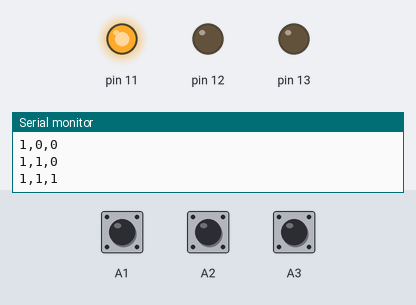
The sketch below on a simulated Arduino Uno, built with avr-gcc and run on an emulated ATmega328P. Shown: output pins drawn as LEDs (lit = HIGH), the last lines printed to the serial monitor. Inputs (shaded band) come from the test bench; at power-on: A1 HIGH, A2 HIGH, A3 HIGH.

Above: at 1.2 s.
1.3 s: A1 pulled LOW for 0.15 s
At 2.0 s:
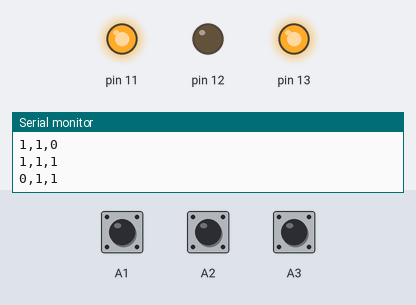
2.9 s: A2 pulled LOW for 0.15 s
At 3.2 s:
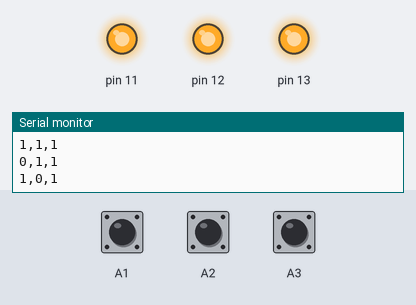
4.5 s: A3 pulled LOW for 0.15 s
At 5.6 s:
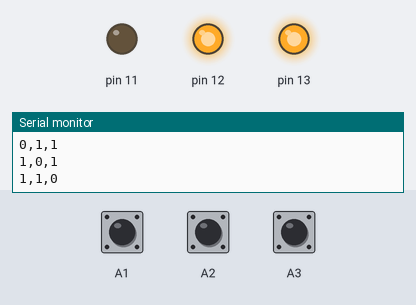
6.1 s: A1 pulled LOW for 1 s
At 6.9 s:
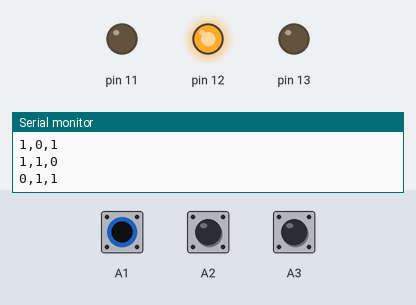
8.6 s: A2 pulled LOW for 1 s
At 10.0 s:
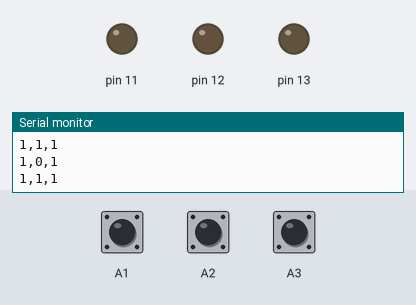
11.1 s: A1 pulled LOW for 0.15 s
At 11.9 s:
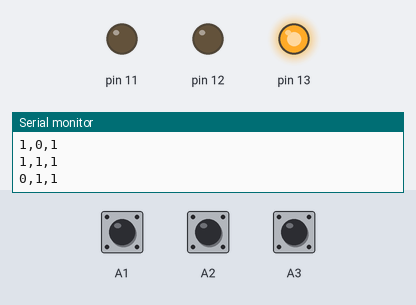
Timing chart, 0 to 13.7 s (numbered marks = the images above; inputs shaded):
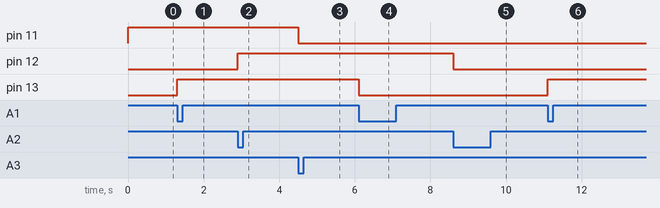

Measured:
- after the input at 1.3 s, pin 13: LOW → HIGH at once
- after the input at 2.9 s, pin 12: LOW → HIGH at once
- after the input at 4.5 s, pin 11: HIGH → LOW at once
- after the input at 6.1 s, pin 13: HIGH → LOW at once
- after the input at 8.6 s, pin 12: HIGH → LOW at once
- after the input at 11.1 s, pin 13: LOW → HIGH at once

The sketch:

328P_PCInt.ino
```cpp
/*
  To be used with 7-Segment Development Shield
*/

#define PC1 A1 //PCINT9
#define PC2 A2 //PCINT10
#define PC3 A3 //PCINT11

volatile uint32_t last = 0;
bool states[3] = {false};
volatile uint8_t pinC = 0;

void setup() {
  Serial.begin(115200);

  //Enable Group 1 PCINT, 14...8
  PCICR = (1 << PCIE1);

  //Enable PCINT on pins
  PCMSK1 = (1 << PCINT9) | (1 << PCINT10) | (1 << PCINT11);

  pinMode(A1, INPUT_PULLUP);
  pinMode(A2, INPUT_PULLUP);
  pinMode(A3, INPUT_PULLUP);

  pinMode(13, OUTPUT);
  pinMode(12, OUTPUT);
  pinMode(11, OUTPUT);
}

void loop() {
  digitalWrite(13, states[0]);
  digitalWrite(12, states[1]);
  digitalWrite(11, states[2]);
}

ISR(PCINT1_vect) {
  if ((millis() - 200) < last) return;
  last = millis();

  pinC = PINC & 0b00001110;
  switch (pinC) {
    case 0b00001100:
      states[0] = !states[0];
      break;

    case 0b00001010:
      states[1] = !states[1];
      break;

    case 0b00000110:
      states[2] = !states[2];
      break;
  }

  //Check which pin is pulled low
  //  if (PINC | 0x1) {
  //    Serial.println("1");
  //  }
  //  if (PINC ^ 0x2) {
  //    Serial.println("2");
  //  }
  //  if (PINC | 0x4) {
  //    Serial.println("3");
  //  }

  Serial.print(digitalRead(A1));
  Serial.print(',');
  Serial.print(digitalRead(A2));
  Serial.print(',');
  Serial.print(digitalRead(A3));
  Serial.println();
}
```
